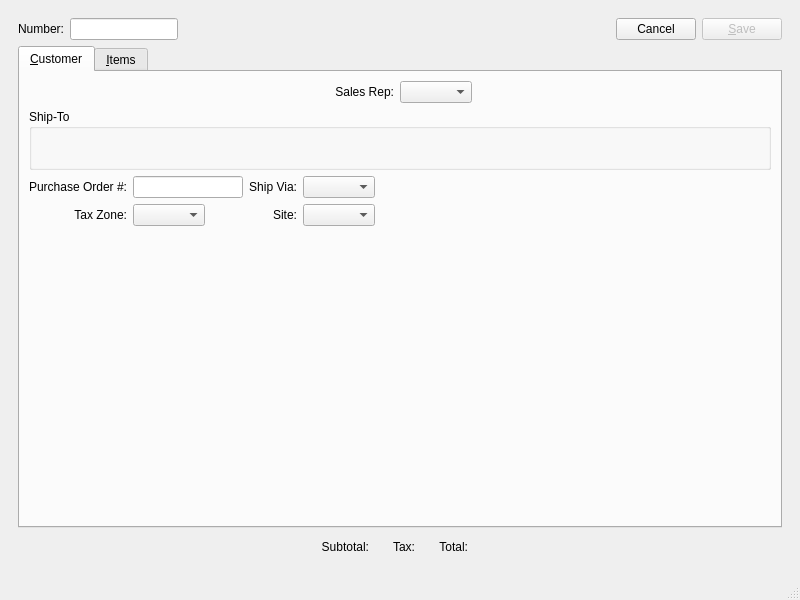
<?xml version="1.0" encoding="UTF-8"?>
<ui version="4.0">
 <class>simpleSalesOrder</class>
 <widget class="QMainWindow" name="simpleSalesOrder">
  <property name="geometry">
   <rect>
    <x>0</x>
    <y>0</y>
    <width>800</width>
    <height>600</height>
   </rect>
  </property>
  <property name="windowTitle">
   <string>Simple Sales Order</string>
  </property>
  <widget class="QWidget" name="centralwidget">
   <layout class="QGridLayout" name="gridLayout">
    <item row="0" column="0">
     <widget class="Screen" name="_sale">
      <property name="schemaName">
       <string>api</string>
      </property>
      <property name="tableName">
       <string>salesorder</string>
      </property>
      <property name="primaryKeyColumns">
       <number>1</number>
      </property>
      <layout class="QGridLayout" name="gridLayout_3">
       <item row="0" column="0">
        <layout class="QHBoxLayout" name="_2">
         <item>
          <widget class="QLabel" name="_numberLit">
           <property name="text">
            <string>Number:</string>
           </property>
           <property name="alignment">
            <set>Qt::AlignRight|Qt::AlignTrailing|Qt::AlignVCenter</set>
           </property>
          </widget>
         </item>
         <item>
          <widget class="XLineEdit" name="_number">
           <property name="sizePolicy">
            <sizepolicy hsizetype="Preferred" vsizetype="Fixed">
             <horstretch>0</horstretch>
             <verstretch>0</verstretch>
            </sizepolicy>
           </property>
           <property name="text">
            <string/>
           </property>
           <property name="fieldName">
            <string notr="true">order_number</string>
           </property>
          </widget>
         </item>
         <item>
          <spacer>
           <property name="orientation">
            <enum>Qt::Horizontal</enum>
           </property>
           <property name="sizeHint" stdset="0">
            <size>
             <width>16</width>
             <height>20</height>
            </size>
           </property>
          </spacer>
         </item>
         <item>
          <widget class="QPushButton" name="_cancel">
           <property name="text">
            <string>Cancel</string>
           </property>
           <property name="checkable">
            <bool>false</bool>
           </property>
          </widget>
         </item>
         <item>
          <widget class="QPushButton" name="_save">
           <property name="enabled">
            <bool>false</bool>
           </property>
           <property name="text">
            <string>&amp;Save</string>
           </property>
          </widget>
         </item>
        </layout>
       </item>
       <item row="2" column="0">
        <layout class="QHBoxLayout" name="_3">
         <property name="spacing">
          <number>12</number>
         </property>
         <item>
          <spacer>
           <property name="orientation">
            <enum>Qt::Horizontal</enum>
           </property>
           <property name="sizeHint" stdset="0">
            <size>
             <width>0</width>
             <height>26</height>
            </size>
           </property>
          </spacer>
         </item>
         <item>
          <widget class="QLabel" name="_subtotalLit">
           <property name="text">
            <string>Subtotal:</string>
           </property>
           <property name="alignment">
            <set>Qt::AlignRight|Qt::AlignTrailing|Qt::AlignVCenter</set>
           </property>
          </widget>
         </item>
         <item>
          <widget class="CurrCluster" name="_subtotal">
           <property name="focusPolicy">
            <enum>Qt::NoFocus</enum>
           </property>
           <property name="currencyVisible">
            <bool>false</bool>
           </property>
           <property name="enabled">
            <bool>false</bool>
           </property>
          </widget>
         </item>
         <item>
          <widget class="QLabel" name="_taxLit">
           <property name="text">
            <string>Tax:</string>
           </property>
           <property name="alignment">
            <set>Qt::AlignRight|Qt::AlignTrailing|Qt::AlignVCenter</set>
           </property>
          </widget>
         </item>
         <item>
          <widget class="CurrCluster" name="_tax">
           <property name="focusPolicy">
            <enum>Qt::NoFocus</enum>
           </property>
           <property name="currencyVisible">
            <bool>false</bool>
           </property>
           <property name="enabled">
            <bool>false</bool>
           </property>
          </widget>
         </item>
         <item>
          <widget class="QLabel" name="_totalLit">
           <property name="text">
            <string>Total:</string>
           </property>
           <property name="alignment">
            <set>Qt::AlignRight|Qt::AlignTrailing|Qt::AlignVCenter</set>
           </property>
          </widget>
         </item>
         <item>
          <widget class="CurrCluster" name="_total">
           <property name="focusPolicy">
            <enum>Qt::NoFocus</enum>
           </property>
           <property name="currencyVisible">
            <bool>false</bool>
           </property>
           <property name="enabled">
            <bool>false</bool>
           </property>
          </widget>
         </item>
         <item>
          <spacer name="horizontalSpacer_2">
           <property name="orientation">
            <enum>Qt::Horizontal</enum>
           </property>
           <property name="sizeHint" stdset="0">
            <size>
             <width>0</width>
             <height>20</height>
            </size>
           </property>
          </spacer>
         </item>
        </layout>
       </item>
       <item row="1" column="0">
        <widget class="QTabWidget" name="_tab">
         <property name="currentIndex">
          <number>0</number>
         </property>
         <widget class="QWidget" name="_custTab">
          <attribute name="title">
           <string>&amp;Customer</string>
          </attribute>
          <layout class="QGridLayout" name="gridLayout_6">
           <item row="0" column="0">
            <layout class="QVBoxLayout" name="verticalLayout">
             <item>
              <layout class="QHBoxLayout" name="horizontalLayout_2">
               <item>
                <widget class="CustInfo" name="_cust">
                 <property name="focusPolicy">
                  <enum>Qt::StrongFocus</enum>
                 </property>
                 <property name="type">
                  <enum>CLineEdit::ActiveCustomers</enum>
                 </property>
                 <property name="fieldName">
                  <string notr="true">customer_number</string>
                 </property>
                </widget>
               </item>
               <item>
                <spacer>
                 <property name="orientation">
                  <enum>Qt::Horizontal</enum>
                 </property>
                 <property name="sizeHint" stdset="0">
                  <size>
                   <width>40</width>
                   <height>20</height>
                  </size>
                 </property>
                </spacer>
               </item>
               <item>
                <widget class="XLabel" name="_salesrepLit">
                 <property name="text">
                  <string>Sales Rep:</string>
                 </property>
                 <property name="alignment">
                  <set>Qt::AlignRight|Qt::AlignTrailing|Qt::AlignVCenter</set>
                 </property>
                </widget>
               </item>
               <item>
                <widget class="XComboBox" name="_salesrep">
                 <property name="allowNull">
                  <bool>true</bool>
                 </property>
                 <property name="type">
                  <enum>XComboBox::SalesReps</enum>
                 </property>
                 <property name="defaultCode">
                  <enum>XComboBox::None</enum>
                 </property>
                 <property name="fieldName">
                  <string notr="true">sales_rep</string>
                 </property>
                </widget>
               </item>
               <item>
                <spacer name="horizontalSpacer_8">
                 <property name="orientation">
                  <enum>Qt::Horizontal</enum>
                 </property>
                 <property name="sizeHint" stdset="0">
                  <size>
                   <width>40</width>
                   <height>20</height>
                  </size>
                 </property>
                </spacer>
               </item>
              </layout>
             </item>
             <item>
              <widget class="QGroupBox" name="_shiptoGroup">
               <property name="title">
                <string>Ship-To</string>
               </property>
               <layout class="QGridLayout" name="_4">
                <item row="0" column="0">
                 <widget class="AddressCluster" name="_address">
                  <property name="fieldNameLine1">
                   <string notr="true">shipto_address1</string>
                  </property>
                  <property name="fieldNameLine2">
                   <string notr="true">shipto_address2</string>
                  </property>
                  <property name="fieldNameLine3">
                   <string notr="true">shipto_address3</string>
                  </property>
                  <property name="fieldNameCity">
                   <string notr="true">shipto_city</string>
                  </property>
                  <property name="fieldNameState">
                   <string notr="true">shipto_state</string>
                  </property>
                  <property name="fieldNamePostalCode">
                   <string notr="true">shipto_postal_code</string>
                  </property>
                  <property name="fieldNameCountry">
                   <string notr="true">shipto_country</string>
                  </property>
                 </widget>
                </item>
                <item row="0" column="1">
                 <spacer name="horizontalSpacer_5">
                  <property name="orientation">
                   <enum>Qt::Horizontal</enum>
                  </property>
                  <property name="sizeHint" stdset="0">
                   <size>
                    <width>40</width>
                    <height>20</height>
                   </size>
                  </property>
                 </spacer>
                </item>
               </layout>
              </widget>
             </item>
             <item>
              <layout class="QHBoxLayout" name="horizontalLayout_8">
               <item>
                <layout class="QGridLayout" name="gridLayout_2">
                 <item row="0" column="0">
                  <widget class="QLabel" name="_custponumberLit">
                   <property name="text">
                    <string>Purchase Order #:</string>
                   </property>
                   <property name="alignment">
                    <set>Qt::AlignRight|Qt::AlignTrailing|Qt::AlignVCenter</set>
                   </property>
                  </widget>
                 </item>
                 <item row="0" column="1">
                  <widget class="XLineEdit" name="_custponumber">
                   <property name="fieldName">
                    <string notr="true">cust_po_number</string>
                   </property>
                  </widget>
                 </item>
                 <item row="0" column="2">
                  <widget class="QLabel" name="shipviaLit">
                   <property name="text">
                    <string>Ship Via:</string>
                   </property>
                   <property name="alignment">
                    <set>Qt::AlignRight|Qt::AlignTrailing|Qt::AlignVCenter</set>
                   </property>
                  </widget>
                 </item>
                 <item row="0" column="3">
                  <layout class="QHBoxLayout" name="horizontalLayout_6">
                   <item>
                    <widget class="XComboBox" name="_shipvia">
                     <property name="type">
                      <enum>XComboBox::ShipVias</enum>
                     </property>
                     <property name="fieldName">
                      <string notr="true">ship_via</string>
                     </property>
                    </widget>
                   </item>
                   <item>
                    <spacer name="horizontalSpacer_7">
                     <property name="orientation">
                      <enum>Qt::Horizontal</enum>
                     </property>
                     <property name="sizeHint" stdset="0">
                      <size>
                       <width>40</width>
                       <height>20</height>
                      </size>
                     </property>
                    </spacer>
                   </item>
                  </layout>
                 </item>
                 <item row="1" column="0">
                  <widget class="QLabel" name="_taxzoneLit">
                   <property name="text">
                    <string>Tax Zone:</string>
                   </property>
                   <property name="alignment">
                    <set>Qt::AlignRight|Qt::AlignTrailing|Qt::AlignVCenter</set>
                   </property>
                  </widget>
                 </item>
                 <item row="1" column="1">
                  <layout class="QHBoxLayout" name="horizontalLayout_5">
                   <item>
                    <widget class="XComboBox" name="_taxzone">
                     <property name="allowNull">
                      <bool>true</bool>
                     </property>
                     <property name="type">
                      <enum>XComboBox::TaxZones</enum>
                     </property>
                     <property name="fieldName">
                      <string notr="true">tax_zone</string>
                     </property>
                    </widget>
                   </item>
                   <item>
                    <spacer name="horizontalSpacer_6">
                     <property name="orientation">
                      <enum>Qt::Horizontal</enum>
                     </property>
                     <property name="sizeHint" stdset="0">
                      <size>
                       <width>38</width>
                       <height>17</height>
                      </size>
                     </property>
                    </spacer>
                   </item>
                  </layout>
                 </item>
                 <item row="1" column="2">
                  <widget class="QLabel" name="_siteLit">
                   <property name="text">
                    <string>Site:</string>
                   </property>
                   <property name="alignment">
                    <set>Qt::AlignRight|Qt::AlignTrailing|Qt::AlignVCenter</set>
                   </property>
                  </widget>
                 </item>
                 <item row="1" column="3">
                  <layout class="QHBoxLayout" name="horizontalLayout_7">
                   <item>
                    <widget class="WComboBox" name="_site">
                     <property name="fieldName">
                      <string notr="true">site</string>
                     </property>
                     <property name="type">
                      <enum>WComboBox::Sold</enum>
                     </property>
                    </widget>
                   </item>
                   <item>
                    <spacer name="horizontalSpacer_9">
                     <property name="orientation">
                      <enum>Qt::Horizontal</enum>
                     </property>
                     <property name="sizeHint" stdset="0">
                      <size>
                       <width>40</width>
                       <height>20</height>
                      </size>
                     </property>
                    </spacer>
                   </item>
                  </layout>
                 </item>
                </layout>
               </item>
               <item>
                <spacer name="horizontalSpacer_10">
                 <property name="orientation">
                  <enum>Qt::Horizontal</enum>
                 </property>
                 <property name="sizeHint" stdset="0">
                  <size>
                   <width>40</width>
                   <height>20</height>
                  </size>
                 </property>
                </spacer>
               </item>
              </layout>
             </item>
             <item>
              <spacer>
               <property name="orientation">
                <enum>Qt::Vertical</enum>
               </property>
               <property name="sizeHint" stdset="0">
                <size>
                 <width>563</width>
                 <height>48</height>
                </size>
               </property>
              </spacer>
             </item>
            </layout>
           </item>
          </layout>
         </widget>
         <widget class="QWidget" name="_itemsTab">
          <attribute name="title">
           <string>&amp;Items</string>
          </attribute>
          <layout class="QGridLayout" name="gridLayout_5">
           <item row="0" column="0">
            <widget class="XTreeView" name="_saleitems">
             <property name="enabled">
              <bool>true</bool>
             </property>
             <property name="editTriggers">
              <set>QAbstractItemView::NoEditTriggers</set>
             </property>
             <property name="alternatingRowColors">
              <bool>false</bool>
             </property>
             <property name="schemaName">
              <string>api</string>
             </property>
             <property name="tableName">
              <string>salesline</string>
             </property>
             <property name="primaryKeyCoulmns" stdset="0">
              <number>2</number>
             </property>
            </widget>
           </item>
           <item row="1" column="0">
            <layout class="QHBoxLayout" name="_5">
             <property name="spacing">
              <number>12</number>
             </property>
             <item>
              <widget class="QPushButton" name="_add">
               <property name="text">
                <string>&amp;Add</string>
               </property>
               <property name="default">
                <bool>true</bool>
               </property>
              </widget>
             </item>
             <item>
              <widget class="QPushButton" name="_remove">
               <property name="enabled">
                <bool>false</bool>
               </property>
               <property name="text">
                <string>&amp;Remove</string>
               </property>
              </widget>
             </item>
             <item>
              <spacer>
               <property name="orientation">
                <enum>Qt::Horizontal</enum>
               </property>
               <property name="sizeHint" stdset="0">
                <size>
                 <width>16</width>
                 <height>20</height>
                </size>
               </property>
              </spacer>
             </item>
            </layout>
           </item>
           <item row="2" column="0">
            <widget class="Screen" name="_saleitem">
             <property name="primaryKeyColumns">
              <number>2</number>
             </property>
             <layout class="QGridLayout" name="_6">
              <property name="margin">
               <number>0</number>
              </property>
              <property name="spacing">
               <number>0</number>
              </property>
              <item row="0" column="0">
               <widget class="QGroupBox" name="_itemGroup">
                <property name="title">
                 <string/>
                </property>
                <layout class="QGridLayout" name="gridLayout_4">
                 <item row="0" column="0" colspan="2">
                  <widget class="ItemCluster" name="_item">
                   <property name="focusPolicy">
                    <enum>Qt::StrongFocus</enum>
                   </property>
                   <property name="fieldName">
                    <string notr="true">item_number</string>
                   </property>
                  </widget>
                 </item>
                 <item row="0" column="2" rowspan="2">
                  <layout class="QGridLayout" name="_7">
                   <property name="verticalSpacing">
                    <number>0</number>
                   </property>
                   <item row="0" column="0">
                    <widget class="QLabel" name="_qtyLit">
                     <property name="text">
                      <string>Qty:</string>
                     </property>
                     <property name="alignment">
                      <set>Qt::AlignRight|Qt::AlignTrailing|Qt::AlignVCenter</set>
                     </property>
                     <property name="margin">
                      <number>5</number>
                     </property>
                    </widget>
                   </item>
                   <item row="0" column="1">
                    <layout class="QHBoxLayout" name="_8">
                     <item>
                      <widget class="XLineEdit" name="_qty">
                       <property name="fieldName">
                        <string notr="true">qty_ordered</string>
                       </property>
                       <property name="defaultText">
                        <string>1</string>
                       </property>
                      </widget>
                     </item>
                     <item>
                      <spacer>
                       <property name="orientation">
                        <enum>Qt::Horizontal</enum>
                       </property>
                       <property name="sizeHint" stdset="0">
                        <size>
                         <width>81</width>
                         <height>21</height>
                        </size>
                       </property>
                      </spacer>
                     </item>
                    </layout>
                   </item>
                   <item row="1" column="0">
                    <widget class="QLabel" name="_unitPriceLit">
                     <property name="text">
                      <string>Unit Price:</string>
                     </property>
                     <property name="alignment">
                      <set>Qt::AlignRight|Qt::AlignTrailing|Qt::AlignVCenter</set>
                     </property>
                     <property name="margin">
                      <number>5</number>
                     </property>
                    </widget>
                   </item>
                   <item row="2" column="0">
                    <widget class="QLabel" name="_extendedPriceLit">
                     <property name="text">
                      <string>Extended:</string>
                     </property>
                     <property name="alignment">
                      <set>Qt::AlignRight|Qt::AlignTrailing|Qt::AlignVCenter</set>
                     </property>
                     <property name="margin">
                      <number>5</number>
                     </property>
                    </widget>
                   </item>
                   <item row="1" column="1">
                    <layout class="QHBoxLayout" name="horizontalLayout_3">
                     <item>
                      <widget class="CurrCluster" name="_unitPrice">
                       <property name="sizePolicy">
                        <sizepolicy hsizetype="Fixed" vsizetype="Preferred">
                         <horstretch>0</horstretch>
                         <verstretch>0</verstretch>
                        </sizepolicy>
                       </property>
                       <property name="fieldNameValue">
                        <string notr="true">net_unit_price</string>
                       </property>
                       <property name="format">
                        <enum>CurrDisplay::SalesPrice</enum>
                       </property>
                       <property name="currencyEnabled">
                        <bool>false</bool>
                       </property>
                       <property name="currencyVisible">
                        <bool>false</bool>
                       </property>
                      </widget>
                     </item>
                     <item>
                      <spacer name="horizontalSpacer_3">
                       <property name="orientation">
                        <enum>Qt::Horizontal</enum>
                       </property>
                       <property name="sizeHint" stdset="0">
                        <size>
                         <width>40</width>
                         <height>20</height>
                        </size>
                       </property>
                      </spacer>
                     </item>
                    </layout>
                   </item>
                   <item row="2" column="1">
                    <layout class="QHBoxLayout" name="horizontalLayout_4">
                     <item>
                      <widget class="CurrCluster" name="_extendedPrice">
                       <property name="sizePolicy">
                        <sizepolicy hsizetype="Fixed" vsizetype="Preferred">
                         <horstretch>0</horstretch>
                         <verstretch>0</verstretch>
                        </sizepolicy>
                       </property>
                       <property name="fieldNameValue">
                        <string notr="true">extension</string>
                       </property>
                       <property name="format">
                        <enum>CurrDisplay::ExtPrice</enum>
                       </property>
                       <property name="currencyEnabled">
                        <bool>false</bool>
                       </property>
                       <property name="currencyVisible">
                        <bool>false</bool>
                       </property>
                       <property name="enabled">
                        <bool>false</bool>
                       </property>
                      </widget>
                     </item>
                     <item>
                      <spacer name="horizontalSpacer_4">
                       <property name="orientation">
                        <enum>Qt::Horizontal</enum>
                       </property>
                       <property name="sizeHint" stdset="0">
                        <size>
                         <width>40</width>
                         <height>20</height>
                        </size>
                       </property>
                      </spacer>
                     </item>
                    </layout>
                   </item>
                  </layout>
                 </item>
                 <item row="1" column="0">
                  <widget class="QLabel" name="_scheddateLit">
                   <property name="text">
                    <string>Scheduled Date:</string>
                   </property>
                  </widget>
                 </item>
                 <item row="1" column="1">
                  <layout class="QHBoxLayout" name="horizontalLayout">
                   <item>
                    <widget class="DLineEdit" name="_scheddate">
                     <property name="defaultDate">
                      <enum>XDateEdit::Current</enum>
                     </property>
                     <property name="fieldName">
                      <string notr="true">scheduled_date</string>
                     </property>
                    </widget>
                   </item>
                   <item>
                    <spacer name="horizontalSpacer">
                     <property name="orientation">
                      <enum>Qt::Horizontal</enum>
                     </property>
                     <property name="sizeHint" stdset="0">
                      <size>
                       <width>40</width>
                       <height>20</height>
                      </size>
                     </property>
                    </spacer>
                   </item>
                  </layout>
                 </item>
                </layout>
               </widget>
              </item>
             </layout>
            </widget>
           </item>
          </layout>
         </widget>
        </widget>
       </item>
      </layout>
     </widget>
    </item>
   </layout>
  </widget>
  <widget class="QStatusBar" name="statusbar"/>
 </widget>
 <customwidgets>
  <customwidget>
   <class>AddressCluster</class>
   <extends>QWidget</extends>
   <header>addresscluster.h</header>
  </customwidget>
  <customwidget>
   <class>CurrCluster</class>
   <extends>CurrDisplay</extends>
   <header>currcluster.h</header>
  </customwidget>
  <customwidget>
   <class>CurrDisplay</class>
   <extends>QWidget</extends>
   <header>currcluster.h</header>
  </customwidget>
  <customwidget>
   <class>CustInfo</class>
   <extends>QWidget</extends>
   <header>custcluster.h</header>
  </customwidget>
  <customwidget>
   <class>DLineEdit</class>
   <extends>QWidget</extends>
   <header>datecluster.h</header>
  </customwidget>
  <customwidget>
   <class>ItemCluster</class>
   <extends>QWidget</extends>
   <header>itemcluster.h</header>
  </customwidget>
  <customwidget>
   <class>Screen</class>
   <extends>QWidget</extends>
   <header>screen.h</header>
   <container>1</container>
  </customwidget>
  <customwidget>
   <class>WComboBox</class>
   <extends>XComboBox</extends>
   <header>wcombobox.h</header>
  </customwidget>
  <customwidget>
   <class>XComboBox</class>
   <extends>QComboBox</extends>
   <header>xcombobox.h</header>
  </customwidget>
  <customwidget>
   <class>XLabel</class>
   <extends>QLabel</extends>
   <header>xlabel.h</header>
  </customwidget>
  <customwidget>
   <class>XLineEdit</class>
   <extends>QLineEdit</extends>
   <header>xlineedit.h</header>
  </customwidget>
  <customwidget>
   <class>XTreeView</class>
   <extends>QTreeView</extends>
   <header>xtreeview.h</header>
  </customwidget>
 </customwidgets>
 <resources/>
 <connections>
  <connection>
   <sender>_sale</sender>
   <signal>newDataWidgetMapper(XDataWidgetMapper*)</signal>
   <receiver>_address</receiver>
   <slot>setDataWidgetMap(XDataWidgetMapper*)</slot>
   <hints>
    <hint type="sourcelabel">
     <x>399</x>
     <y>288</y>
    </hint>
    <hint type="destinationlabel">
     <x>334</x>
     <y>249</y>
    </hint>
   </hints>
  </connection>
  <connection>
   <sender>_sale</sender>
   <signal>newDataWidgetMapper(XDataWidgetMapper*)</signal>
   <receiver>_custponumber</receiver>
   <slot>setDataWidgetMap(XDataWidgetMapper*)</slot>
   <hints>
    <hint type="sourcelabel">
     <x>399</x>
     <y>288</y>
    </hint>
    <hint type="destinationlabel">
     <x>232</x>
     <y>361</y>
    </hint>
   </hints>
  </connection>
  <connection>
   <sender>_sale</sender>
   <signal>newDataWidgetMapper(XDataWidgetMapper*)</signal>
   <receiver>_number</receiver>
   <slot>setDataWidgetMap(XDataWidgetMapper*)</slot>
   <hints>
    <hint type="sourcelabel">
     <x>399</x>
     <y>288</y>
    </hint>
    <hint type="destinationlabel">
     <x>150</x>
     <y>38</y>
    </hint>
   </hints>
  </connection>
  <connection>
   <sender>_sale</sender>
   <signal>newDataWidgetMapper(XDataWidgetMapper*)</signal>
   <receiver>_salesrep</receiver>
   <slot>setDataWidgetMap(XDataWidgetMapper*)</slot>
   <hints>
    <hint type="sourcelabel">
     <x>399</x>
     <y>288</y>
    </hint>
    <hint type="destinationlabel">
     <x>593</x>
     <y>127</y>
    </hint>
   </hints>
  </connection>
  <connection>
   <sender>_sale</sender>
   <signal>newDataWidgetMapper(XDataWidgetMapper*)</signal>
   <receiver>_shipvia</receiver>
   <slot>setDataWidgetMap(XDataWidgetMapper*)</slot>
   <hints>
    <hint type="sourcelabel">
     <x>399</x>
     <y>288</y>
    </hint>
    <hint type="destinationlabel">
     <x>426</x>
     <y>361</y>
    </hint>
   </hints>
  </connection>
  <connection>
   <sender>_sale</sender>
   <signal>newDataWidgetMapper(XDataWidgetMapper*)</signal>
   <receiver>_total</receiver>
   <slot>setDataWidgetMap(XDataWidgetMapper*)</slot>
   <hints>
    <hint type="sourcelabel">
     <x>399</x>
     <y>288</y>
    </hint>
    <hint type="destinationlabel">
     <x>649</x>
     <y>539</y>
    </hint>
   </hints>
  </connection>
  <connection>
   <sender>_sale</sender>
   <signal>newDataWidgetMapper(XDataWidgetMapper*)</signal>
   <receiver>_subtotal</receiver>
   <slot>setDataWidgetMap(XDataWidgetMapper*)</slot>
   <hints>
    <hint type="sourcelabel">
     <x>399</x>
     <y>288</y>
    </hint>
    <hint type="destinationlabel">
     <x>218</x>
     <y>539</y>
    </hint>
   </hints>
  </connection>
  <connection>
   <sender>_sale</sender>
   <signal>newDataWidgetMapper(XDataWidgetMapper*)</signal>
   <receiver>_saleitems</receiver>
   <slot>setDataWidgetMap(XDataWidgetMapper*)</slot>
   <hints>
    <hint type="sourcelabel">
     <x>399</x>
     <y>288</y>
    </hint>
    <hint type="destinationlabel">
     <x>399</x>
     <y>200</y>
    </hint>
   </hints>
  </connection>
  <connection>
   <sender>_sale</sender>
   <signal>newDataWidgetMapper(XDataWidgetMapper*)</signal>
   <receiver>_cust</receiver>
   <slot>setDataWidgetMap(XDataWidgetMapper*)</slot>
   <hints>
    <hint type="sourcelabel">
     <x>399</x>
     <y>288</y>
    </hint>
    <hint type="destinationlabel">
     <x>201</x>
     <y>126</y>
    </hint>
   </hints>
  </connection>
  <connection>
   <sender>_sale</sender>
   <signal>newDataWidgetMapper(XDataWidgetMapper*)</signal>
   <receiver>_taxzone</receiver>
   <slot>setDataWidgetMap(XDataWidgetMapper*)</slot>
   <hints>
    <hint type="sourcelabel">
     <x>399</x>
     <y>288</y>
    </hint>
    <hint type="destinationlabel">
     <x>202</x>
     <y>397</y>
    </hint>
   </hints>
  </connection>
  <connection>
   <sender>_sale</sender>
   <signal>newDataWidgetMapper(XDataWidgetMapper*)</signal>
   <receiver>_site</receiver>
   <slot>setDataWidgetMap(XDataWidgetMapper*)</slot>
   <hints>
    <hint type="sourcelabel">
     <x>399</x>
     <y>288</y>
    </hint>
    <hint type="destinationlabel">
     <x>426</x>
     <y>397</y>
    </hint>
   </hints>
  </connection>
  <connection>
   <sender>_saleitem</sender>
   <signal>newDataWidgetMapper(XDataWidgetMapper*)</signal>
   <receiver>_extendedPrice</receiver>
   <slot>setDataWidgetMap(XDataWidgetMapper*)</slot>
   <hints>
    <hint type="sourcelabel">
     <x>399</x>
     <y>417</y>
    </hint>
    <hint type="destinationlabel">
     <x>602</x>
     <y>452</y>
    </hint>
   </hints>
  </connection>
  <connection>
   <sender>_saleitem</sender>
   <signal>newDataWidgetMapper(XDataWidgetMapper*)</signal>
   <receiver>_item</receiver>
   <slot>setDataWidgetMap(XDataWidgetMapper*)</slot>
   <hints>
    <hint type="sourcelabel">
     <x>399</x>
     <y>417</y>
    </hint>
    <hint type="destinationlabel">
     <x>245</x>
     <y>398</y>
    </hint>
   </hints>
  </connection>
  <connection>
   <sender>_saleitem</sender>
   <signal>newDataWidgetMapper(XDataWidgetMapper*)</signal>
   <receiver>_qty</receiver>
   <slot>setDataWidgetMap(XDataWidgetMapper*)</slot>
   <hints>
    <hint type="sourcelabel">
     <x>399</x>
     <y>417</y>
    </hint>
    <hint type="destinationlabel">
     <x>584</x>
     <y>380</y>
    </hint>
   </hints>
  </connection>
  <connection>
   <sender>_saleitem</sender>
   <signal>newDataWidgetMapper(XDataWidgetMapper*)</signal>
   <receiver>_unitPrice</receiver>
   <slot>setDataWidgetMap(XDataWidgetMapper*)</slot>
   <hints>
    <hint type="sourcelabel">
     <x>399</x>
     <y>417</y>
    </hint>
    <hint type="destinationlabel">
     <x>602</x>
     <y>416</y>
    </hint>
   </hints>
  </connection>
  <connection>
   <sender>_saleitem</sender>
   <signal>newDataWidgetMapper(XDataWidgetMapper*)</signal>
   <receiver>_scheddate</receiver>
   <slot>setDataWidgetMap(XDataWidgetMapper*)</slot>
   <hints>
    <hint type="sourcelabel">
     <x>399</x>
     <y>417</y>
    </hint>
    <hint type="destinationlabel">
     <x>247</x>
     <y>457</y>
    </hint>
   </hints>
  </connection>
  <connection>
   <sender>_saleitems</sender>
   <signal>newModel(XSqlTableModel*)</signal>
   <receiver>_saleitem</receiver>
   <slot>setModel(XSqlTableModel*)</slot>
   <hints>
    <hint type="sourcelabel">
     <x>399</x>
     <y>200</y>
    </hint>
    <hint type="destinationlabel">
     <x>399</x>
     <y>417</y>
    </hint>
   </hints>
  </connection>
 </connections>
</ui>
